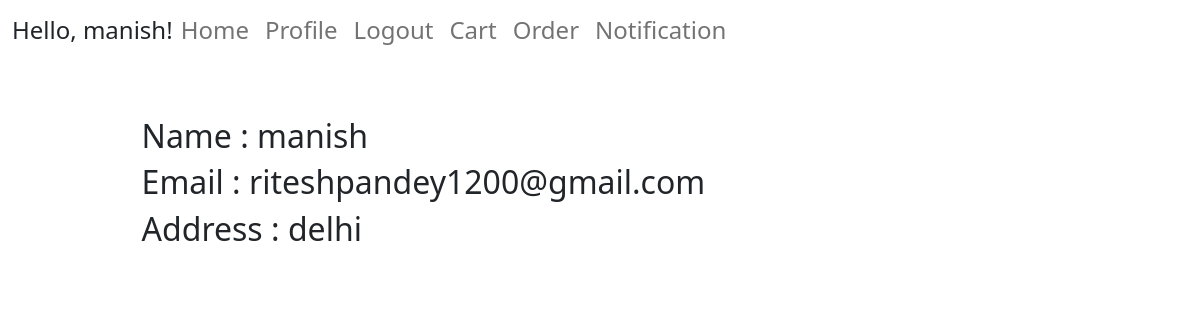
The page /profile (signed in) on the database as committed earlier.
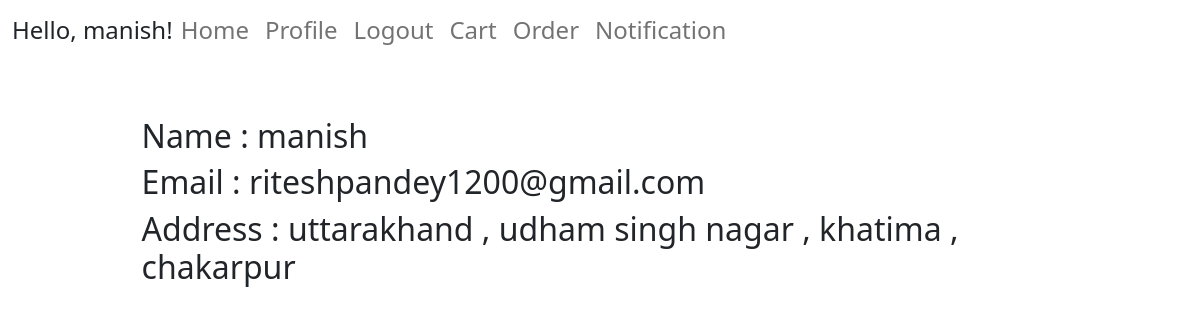
The same page on the database as committed later.
### user/models.py (models this page shows, shortened)
class Profile(models.Model):
    user = models.OneToOneField(User , on_delete=models.CASCADE)
    auth_token = models.CharField(max_length=100 )
    is_verified = models.BooleanField(default=False)
    created_at = models.DateTimeField(auto_now_add=True)
    address = models.TextField(default = None)

### user/views.py (the view)
# urls.py: path('profile' , views.profile , name = 'profile'),
@login_required(login_url='/login')
def profile(req):
    user_obj = req.user
    profile_obj = Profile.objects.filter(user = user_obj).first()
    if profile_obj is None:
        return redirect('/login')
    return render(req, 'user/profile.html' , {'profile':profile_obj})

### user/templates/user/profile.html (shortened to what this page needs)
{% extends 'user/base.html' %}
{% block content %}
<html>
    <head>
    </head>
    <body>
        <br>
        <div class="container center_div">
            <h2>Name : {{profile.user.username}}<h2>
            <h2>Email : {{profile.user.email}}<h2>
            <h2>Address : {{profile.address}}<h2>
    </div>
    </body>
{% endblock %}

Rows that differ between the two databases and show on the page:
changed Profile "manish": address "delhi" → "uttarakhand , udham singh nagar , khatima , chakarpur"
